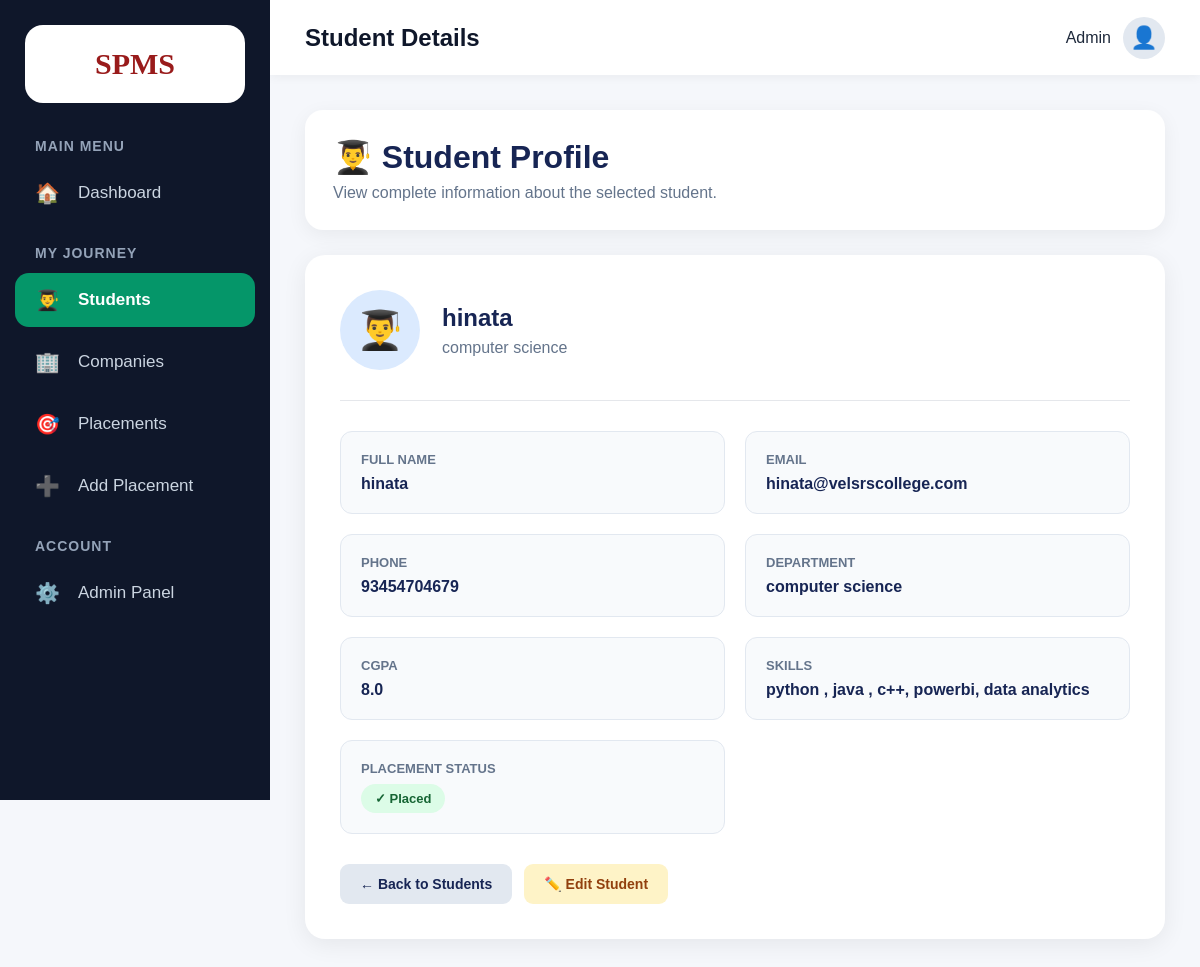
The page /students/3/ on the database its author committed.
### core/models.py (models this page shows, shortened)
class Student(models.Model):
    name = models.CharField(max_length=100)
    email = models.EmailField(unique=True)
    phone = models.CharField(max_length=15)
    department = models.CharField(max_length=100)
    cgpa = models.FloatField(default=0.0)
    skills = models.TextField(blank=True)
    placed = models.BooleanField(default=False)

### core/views.py (the view)
def student_detail(request, id):
    student = get_object_or_404(
        Student,
        id=id
    )
    return render(
        request,
        "student_detail.html",
        {
            "student": student
        }
    )

### templates/student_detail.html (shortened to what this page needs)
<!DOCTYPE html>
<html lang="en">
<head>
</head>
<body>
<aside class="sidebar">
    <div class="logo">
        SPMS
    </div>
    <div class="menu-title">
        MAIN MENU
    </div>
    <ul class="menu">
        <li>
            <a href="{% url 'home' %}">
                <span class="icon">🏠</span>
                Dashboard
            </a>
        </li>
    </ul>
    <div class="menu-title">
        MY JOURNEY
    </div>
    <ul class="menu">
        <li>
            <a href="{% url 'students' %}" class="active">
                <span class="icon">👨‍🎓</span>
                Students
            </a>
        </li>
        <li>
            <a href="{% url 'companies' %}">
                <span class="icon">🏢</span>
                Companies
            </a>
        </li>
        <li>
            <a href="{% url 'placements' %}">
                <span class="icon">🎯</span>
                Placements
            </a>
        </li>
        <li>
            <a href="{% url 'add_placement' %}">
                <span class="icon">➕</span>
                Add Placement
            </a>
        </li>
    </ul>
    <div class="menu-title">
        ACCOUNT
    </div>
    <ul class="menu">
        <li>
            <a href="/admin/">
                <span class="icon">⚙️</span>
                Admin Panel
            </a>
        </li>
    </ul>
</aside>
<div class="main">
    <header class="topbar">
        <h2>
            Student Details
        </h2>
        <div class="profile">
            <span>
                Admin
            </span>
            <div class="profile-circle">
                👤
            </div>
        </div>
    </header>
    <main class="content">
        <div class="page-header">
            <h1>
                👨‍🎓 Student Profile
            </h1>
            <p>
                View complete information about the selected student.
            </p>
        </div>
        <div class="student-card">
            <div class="student-header">
                <div class="student-avatar">
                    👨‍🎓
                </div>
                <div>
                    <h2>
                        {{ student.name }}
                    </h2>
                    <p>
                        {{ student.department }}
                    </p>
                </div>
            </div>
            <div class="details-grid">
                <div class="detail-box">
                    <div class="detail-label">
                        Full Name
                    </div>
                    <div class="detail-value">
                        {{ student.name }}
                    </div>
                </div>
                <div class="detail-box">
                    <div class="detail-label">
                        Email
                    </div>
                    <div class="detail-value">
                        {{ student.email }}
                    </div>
                </div>
                <div class="detail-box">
                    <div class="detail-label">
                        Phone
                    </div>
                    <div class="detail-value">
                        {{ student.phone }}
                    </div>
                </div>
                <div class="detail-box">
                    <div class="detail-label">
                        Department
                    </div>
                    <div class="detail-value">
                        {{ student.department }}
                    </div>
                </div>
                <div class="detail-box">
                    <div class="detail-label">
                        CGPA
                    </div>
                    <div class="detail-value">
                        {{ student.cgpa }}
                    </div>
                </div>
                <div class="detail-box">
                    <div class="detail-label">
                        Skills
                    </div>
                    <div class="detail-value">
                        {{ student.skills|default:"No skills added" }}
                    </div>
                </div>
                <div class="detail-box">
                    <div class="detail-label">
                        Placement Status
                    </div>
                    <div class="detail-value">
                        {% if student.placed %}
                            <span class="placed">
                                ✓ Placed
                            </span>
                        {% else %}
                            <span class="not-placed">
                                Not Placed
                            </span>
                        {% endif %}
                    </div>
                </div>
            </div>
            <div class="actions">
                <a
                    href="{% url 'students' %}"
                    class="btn back-btn">
                    ← Back to Students
                </a>
                <a
                    href="{% url 'edit_student' student.id %}"
                    class="btn edit-btn">
                    ✏️ Edit Student
                </a>
            </div>
        </div>
    </main>
</div>
</body>
</html>

### templates/student_detail.html (style rules this page uses)
* { margin: 0; padding: 0; box-sizing: border-box; font-family: Arial, sans-serif; }
body { background: #f5f7fb; color: #1e293b; min-height: 100vh; }
.sidebar { position: fixed; left: 0; top: 0; width: 270px; height: 100vh; background: #0f172a; color: white; padding: 25px 15px; }
.logo { background: white; color: #991b1b; width: 220px; margin: 0 auto 35px; padding: 22px 10px; border-radius: 18px; text-align: center; font-size: 30px; font-family: Georgia, serif; font-weight: bold; }
.menu-title { color: #94a3b8; font-size: 14px; font-weight: bold; letter-spacing: 1px; margin: 25px 20px 12px; }
.menu { list-style: none; }
.menu li { margin-bottom: 8px; }
.menu a { display: flex; align-items: center; gap: 18px; padding: 15px 20px; border-radius: 14px; color: #cbd5e1; text-decoration: none; font-size: 17px; transition: 0.3s; }
.menu a.active { background: #059669; color: white; font-weight: bold; }
.icon { width: 25px; text-align: center; font-size: 20px; }
.main { margin-left: 270px; min-height: 100vh; }
.topbar { height: 75px; background: white; display: flex; justify-content: space-between; align-items: center; padding: 0 35px; box-shadow: 0 2px 10px rgba(0,0,0,0.05); }
.topbar h2 { color: #0f172a; }
.profile { display: flex; align-items: center; gap: 12px; }
.profile-circle { width: 42px; height: 42px; border-radius: 50%; background: #e2e8f0; display: flex; align-items: center; justify-content: center; font-size: 22px; }
.content { padding: 35px; max-width: 1100px; }
.page-header { background: white; padding: 28px; border-radius: 18px; margin-bottom: 25px; box-shadow: 0 5px 20px rgba(0,0,0,0.06); }
.page-header h1 { color: #172554; margin-bottom: 8px; }
.page-header p { color: #64748b; }
.student-card { background: white; border-radius: 20px; padding: 35px; box-shadow: 0 5px 25px rgba(0,0,0,0.07); }
.student-header { display: flex; align-items: center; gap: 22px; padding-bottom: 30px; border-bottom: 1px solid #e5e7eb; }
.student-avatar { width: 80px; height: 80px; border-radius: 50%; background: #dbeafe; color: #1d4ed8; display: flex; align-items: center; justify-content: center; font-size: 38px; }
.student-header h2 { color: #172554; margin-bottom: 7px; }
.student-header p { color: #64748b; }
.details-grid { display: grid; grid-template-columns: repeat(2, 1fr); gap: 20px; margin-top: 30px; }
.detail-box { background: #f8fafc; border: 1px solid #e2e8f0; border-radius: 12px; padding: 20px; }
.detail-label { color: #64748b; font-size: 13px; font-weight: bold; margin-bottom: 8px; text-transform: uppercase; }
.detail-value { color: #172554; font-size: 16px; font-weight: bold; word-break: break-word; }
.placed { display: inline-block; background: #dcfce7; color: #166534; padding: 7px 14px; border-radius: 20px; font-size: 13px; font-weight: bold; }
.actions { margin-top: 30px; display: flex; gap: 12px; flex-wrap: wrap; }
.btn { display: inline-block; padding: 12px 20px; border-radius: 9px; text-decoration: none; font-size: 14px; font-weight: bold; }
.back-btn { background: #e2e8f0; color: #172554; }
.edit-btn { background: #fef3c7; color: #92400e; }

### rows shown on the page
Student: name "hinata", department "computer science", email "hinata@velsrscollege.com", phone "93454704679", cgpa "8.0", skills "python , java , c++, powerbi, data analytics"
